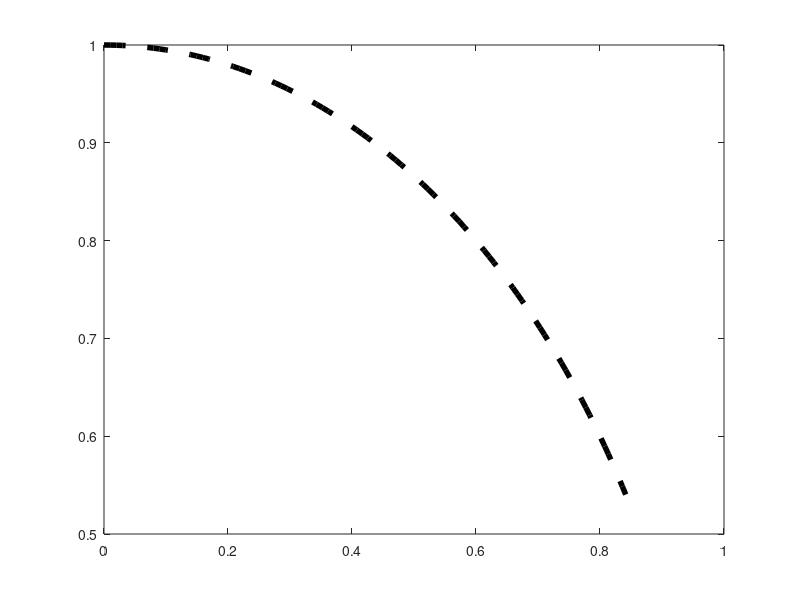

This figure's MATLAB source:
% demonstrate changing the line characteristics of a plot (pg 345)
x=0:0.01:1;
s=sin(x);
c=cos(x);
plot(s,c,'--k','LineWidth',4);
